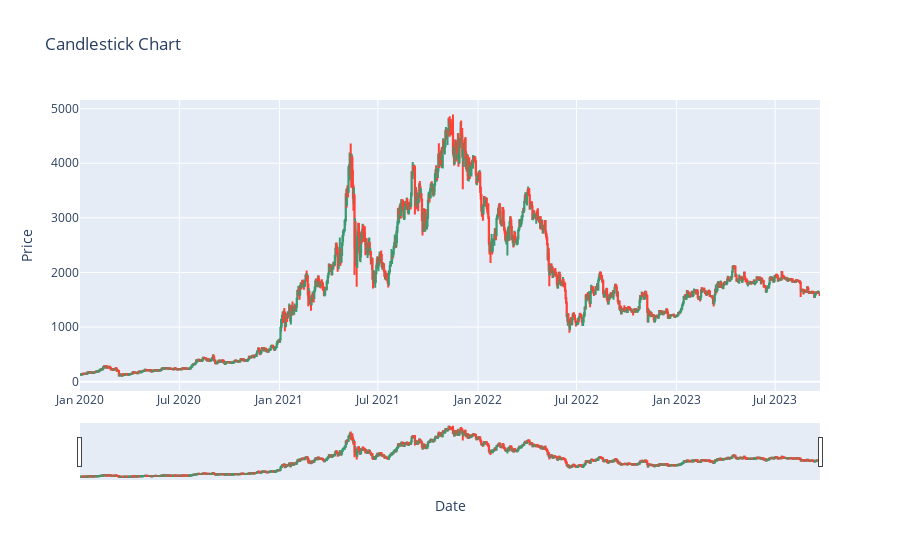

Notebook code cell kept with this figure:
### Code cell
import plotly.graph_objects as go
fig = go.Figure(data=[go.Candlestick(
                x=df['ds'],
                open=df['Open'],
                high=df['High'],
                low=df['Low'],
                close=df['y'])])

# Customize the candlestick chart layout
fig.update_layout(
    title='Candlestick Chart',
    xaxis_title='Date',
    yaxis_title='Price',
    xaxis_rangeslider_visible=True
)

# Show the chart
fig.show()

### Figure 1 — Plotly figure (JSON) as saved in the notebook; plotly's stock layout.template omitted (floating-point values rounded to 4 significant figures; data arrays with more than 128 entries replaced by an {"elided": "..."} marker saying what was removed)
{"data": [{"close": {"elided": "1359 float values"}, "high": {"elided": "1359 float values"}, "low": {"elided": "1359 float values"}, "open": {"elided": "1359 float values"}, "type": "candlestick", "x": {"elided": "1359 str values"}}], "layout": {"title": {"text": "Candlestick Chart"}, "xaxis": {"rangeslider": {"visible": true}, "title": {"text": "Date"}}, "yaxis": {"title": {"text": "Price"}}}}
